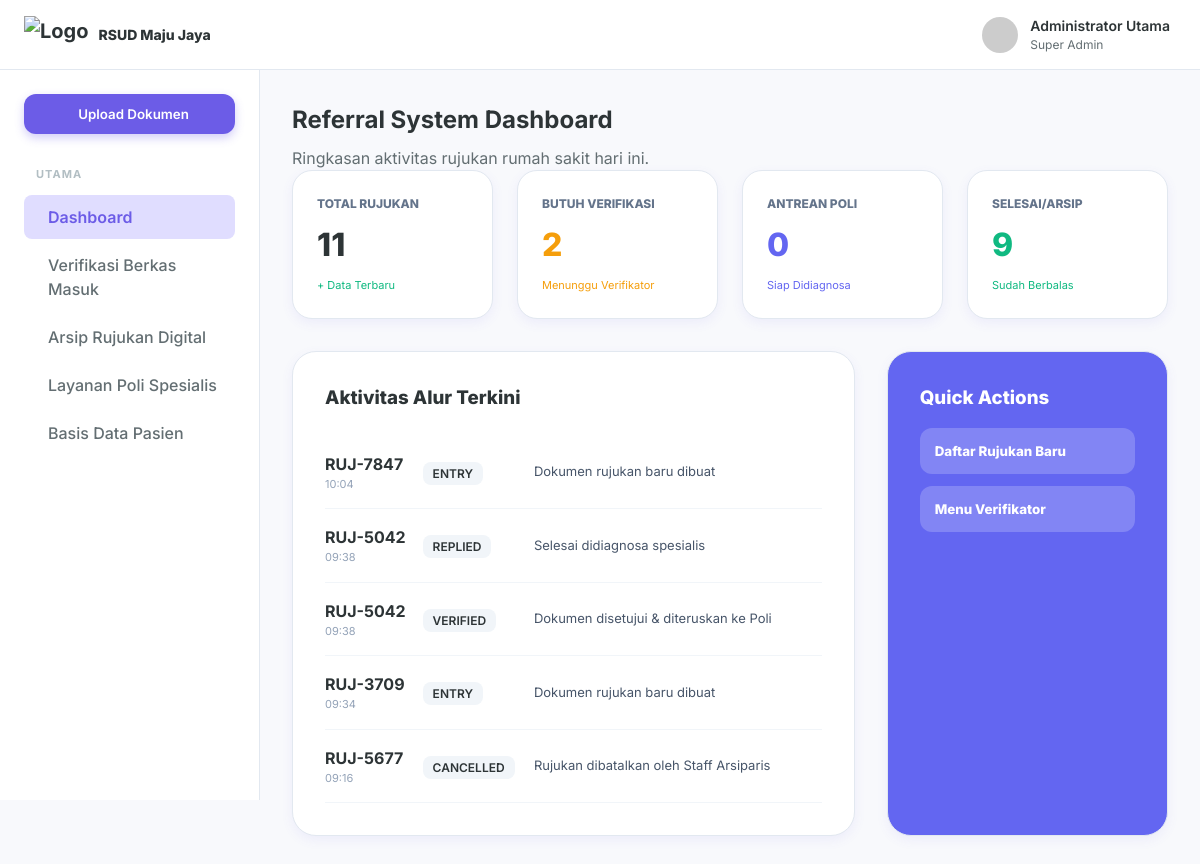
/referral_dashboard.php, run on an earlier commit of the app's database.
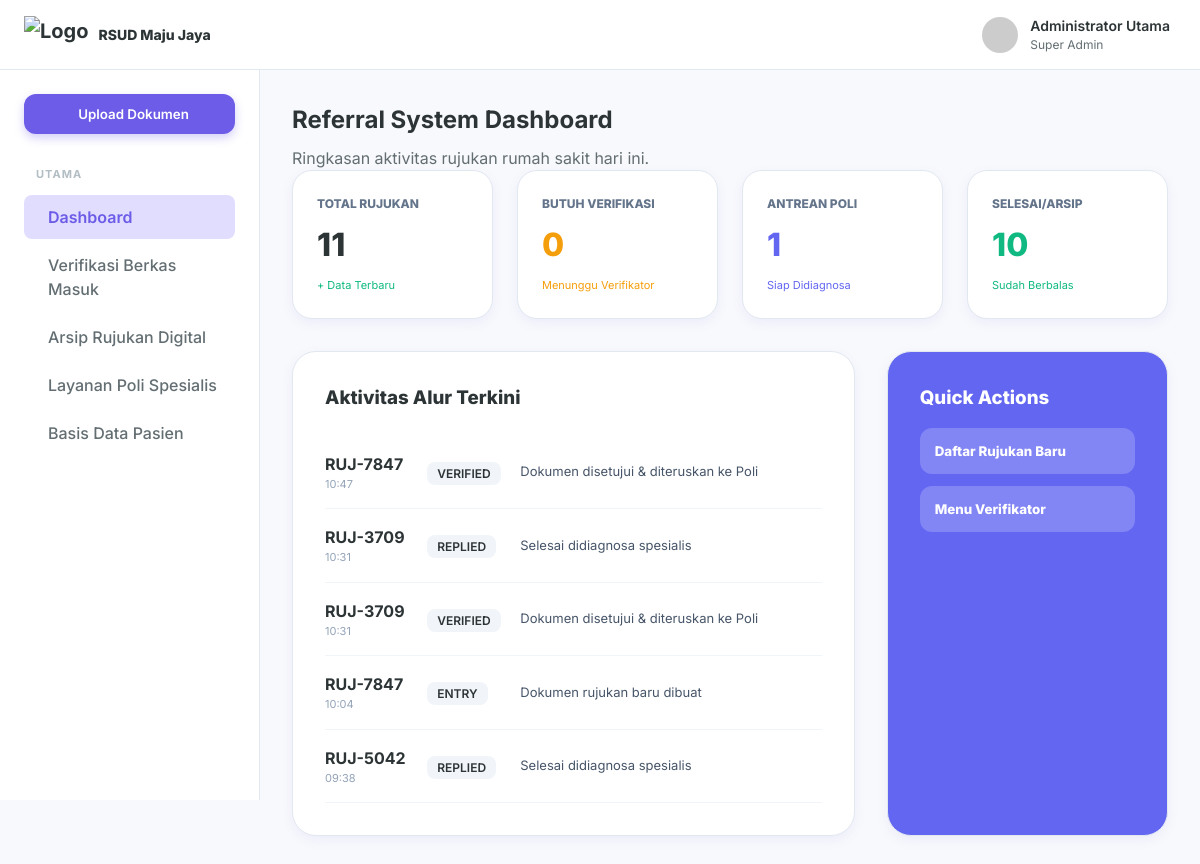
And on a later commit of the database.
### tables this page shows
CREATE TABLE referral_logs (
        id INTEGER PRIMARY KEY AUTOINCREMENT,
        referral_id TEXT,
        stage TEXT,
        action_text TEXT,
        user_name TEXT,
        action_time DATETIME DEFAULT CURRENT_TIMESTAMP,
        created_at DATETIME DEFAULT CURRENT_TIMESTAMP
    );

### config.php (called while the page is built, shortened)
<?php
$db_file = __DIR__ . '/dms_hospital.sqlite';
try {
    $pdo = new PDO("sqlite:" . $db_file);
    $pdo->setAttribute(PDO::ATTR_ERRMODE, PDO::ERRMODE_EXCEPTION);
    $pdo->setAttribute(PDO::ATTR_DEFAULT_FETCH_MODE, PDO::FETCH_ASSOC);
    class SQLiteCompatibilityLayer {
        private $pdo;
        public function __construct($pdo) {
            $this->pdo = $pdo;
        }
        public function query($sql) {
            try {
                $stmt = $this->pdo->query($sql);
                return new SQLiteResultWrapper($stmt);
            } catch (PDOException $e) {
                die("Database Error: " . $e->getMessage() . " (SQL: $sql)");
            }
        }
    }
    class SQLiteResultWrapper {
        private $data = [];
        private $index = 0;
        public function __construct($stmt) {
            $this->stmt = $stmt;
            if ($stmt) {
                $all = $this->stmt->fetchAll();
                $this->data = $all;
                $this->index = 0;
            }
        }
        public function fetch_assoc() {
            if (isset($this->data[$this->index])) {
                return $this->data[$this->index++];
            }
            return null;
        }
        public function fetch_row() {
            $row = $this->fetch_assoc();
            return $row ? array_values($row) : null;
        }
    }
    $conn = new SQLiteCompatibilityLayer($pdo);
} catch (PDOException $e) {
    die("Koneksi SQLite Gagal: " . $e->getMessage());
}

### referral_dashboard.php (the view, shortened to what this page needs)
<?php
require_once 'config.php';
$total_rujukan = $conn->query("SELECT COUNT(*) FROM referrals WHERE is_deleted = 0")->fetch_row()[0];
$antrean_poli = $conn->query("SELECT COUNT(*) FROM referrals WHERE status_flow = 'VERIFY' AND is_deleted = 0")->fetch_row()[0];
$butuh_verif = $conn->query("SELECT COUNT(*) FROM referrals WHERE status_flow = 'ENTRY' AND is_deleted = 0")->fetch_row()[0];
$terarsip = $conn->query("SELECT COUNT(*) FROM referrals WHERE status_flow = 'REPLIED' AND is_deleted = 0")->fetch_row()[0];
$logs = $conn->query("SELECT * FROM referral_logs ORDER BY created_at DESC LIMIT 5");
?>
<!DOCTYPE html>
<html lang="id">
<head>
    <link rel="stylesheet" href="styles.css">
</head>
<body>
    <div class="app-container">
        <header class="navbar">
            <div class="navbar-left">
                <div class="logo" style="display: flex; align-items: center; gap: 10px;">
                    <img src="img/logo.png" alt="Logo" style="height: 38px; width: auto; object-fit: contain;">
                    <span style="font-size: 14px; font-weight: 800;">RSUD Maju Jaya</span>
                </div>
            </div>
            <div class="navbar-right">
                <div class="user-profile">
                    <img src="https://ui-avatars.com/api/?name=Admin+RS&background=6C5CE7&color=fff&rounded=true">
                    <div class="user-info">
                        <span class="user-name">Administrator Utama</span>
                        <span class="user-role">Super Admin</span>
                    </div>
                </div>
            </div>
        </header>
        <div class="main-layout">
            <aside class="sidebar">
                <div class="sidebar-content">
                    <button class="new-doc-btn" onclick="window.location.href='referral_registration.php'"><i class="ph ph-plus"></i><span>Upload Dokumen</span></button>
                    <nav class="sidebar-menu">
                        <div class="menu-group">
                            <h3 class="menu-title">Utama</h3>
                            <ul>
                                <li class="active"><a href="referral_dashboard.php"><i class="ph ph-squares-four"></i><span>Dashboard</span></a></li>
                                <li><a href="referral_verification.php"><i class="ph ph-check-square-offset"></i><span>Verifikasi Berkas Masuk</span></a></li>
                                <li><a href="referral_explorer.php"><i class="ph ph-files"></i><span>Arsip Rujukan Digital</span></a></li>
                                <li><a href="referral_specialist.php"><i class="ph ph-stethoscope"></i><span>Layanan Poli Spesialis</span></a></li>
                                <li><a href="referral_patients.php"><i class="ph ph-users"></i><span>Basis Data Pasien</span></a></li>
                            </ul>
                        </div>
                    </nav>
                </div>
            </aside>
            <main class="content-area">
                <h1 class="page-title">Referral System Dashboard</h1>
                <p class="page-description">Ringkasan aktivitas rujukan rumah sakit hari ini.</p>
                <div class="stats-grid" style="display: grid; grid-template-columns: repeat(4, 1fr); gap: 24px; margin-bottom: 32px;">
                    <div class="card" style="padding: 24px; border-radius: 20px;">
                        <div style="color: #64748b; font-size: 12px; font-weight: 800; text-transform: uppercase;">Total Rujukan</div>
                        <div style="font-size: 32px; font-weight: 800; margin: 8px 0;"><?= $total_rujukan ?></div>
                        <div style="font-size: 11px; color: #10b981;">+ Data Terbaru</div>
                    </div>
                    <div class="card" style="padding: 24px; border-radius: 20px;">
                        <div style="color: #64748b; font-size: 12px; font-weight: 800; text-transform: uppercase;">Butuh Verifikasi</div>
                        <div style="font-size: 32px; font-weight: 800; margin: 8px 0; color: #f59e0b;"><?= $butuh_verif ?></div>
                        <div style="font-size: 11px; color: #f59e0b;">Menunggu Verifikator</div>
                    </div>
                    <div class="card" style="padding: 24px; border-radius: 20px;">
                        <div style="color: #64748b; font-size: 12px; font-weight: 800; text-transform: uppercase;">Antrean Poli</div>
                        <div style="font-size: 32px; font-weight: 800; margin: 8px 0; color: #6366f1;"><?= $antrean_poli ?></div>
                        <div style="font-size: 11px; color: #6366f1;">Siap Didiagnosa</div>
                    </div>
                    <div class="card" style="padding: 24px; border-radius: 20px;">
                        <div style="color: #64748b; font-size: 12px; font-weight: 800; text-transform: uppercase;">Selesai/Arsip</div>
                        <div style="font-size: 32px; font-weight: 800; margin: 8px 0; color: #10b981;"><?= $terarsip ?></div>
                        <div style="font-size: 11px; color: #10b981;">Sudah Berbalas</div>
                    </div>
                </div>
                <div style="display: grid; grid-template-columns: 2fr 1fr; gap: 32px;">
                    <div class="card" style="padding: 32px; border-radius: 24px;">
                        <h3 style="margin-bottom: 24px; font-weight: 800;">Aktivitas Alur Terkini</h3>
                        <table style="width: 100%; border-collapse: collapse;">
                            <?php while($log = $logs->fetch_assoc()): ?>
                            <tr style="border-bottom: 1px solid #f1f5f9;">
                                <td style="padding: 16px 0;">
                                    <div style="font-weight: 700;"><?= $log['referral_id'] ?></div>
                                    <div style="font-size: 11px; color: #94a3b8;"><?= date('H:i', strtotime($log['created_at'])) ?></div>
                                </td>
                                <td style="padding: 16px 0;">
                                    <span style="font-size: 12px; background: #f1f5f9; padding: 4px 10px; border-radius: 8px; font-weight: 600;"><?= $log['stage'] ?></span>
                                </td>
                                <td style="padding: 16px 0; font-size: 13px; color: #475569;">
                                    <?= $log['action_text'] ?>
                                </td>
                            </tr>
                            <?php endwhile; ?>
                        </table>
                    </div>
                    <div class="card" style="padding: 32px; border-radius: 24px; background: #6366f1; color: white;">
                        <h3 style="margin-bottom: 16px; font-weight: 800;">Quick Actions</h3>
                        <button onclick="window.location.href='referral_registration.php'" style="width:100%; padding:15px; border-radius:12px; border:none; background:rgba(255,255,255,0.2); color:white; font-weight:800; margin-bottom:12px; cursor:pointer; text-align:left;"><i class="ph ph-plus"></i> Daftar Rujukan Baru</button>
                        <button onclick="window.location.href='referral_verification.php'" style="width:100%; padding:15px; border-radius:12px; border:none; background:rgba(255,255,255,0.2); color:white; font-weight:800; cursor:pointer; text-align:left;"><i class="ph ph-check"></i> Menu Verifikator</button>
                    </div>
                </div>
            </main>
        </div>
    </div>
</body>
</html>

### styles.css (style rules this page uses)
:root { --primary: #6C5CE7; --primary-hover: #5A4BDE; --secondary: #A29BFE; --secondary-light: #E0DDFF; --bg-color: #F8F9FC; --card-bg: #FFFFFF; --text-main: #2D3436; --text-muted: #636E72; --text-light: #B2BEC3; --border-color: #E2E8F0; --shadow-sm: 0 1px 2px rgba(0,0,0,0.05); --shadow-md: 0 4px 12px rgba(108, 92, 231, 0.08); --shadow-lg: 0 10px 25px rgba(108, 92, 231, 0.12); --radius: 12px; --sidebar-width: 260px; --navbar-height: 70px; --transition: all 0.3s cubic-bezier(0.25, 0.8, 0.25, 1); }
* { margin: 0; padding: 0; box-sizing: border-box; }
body { font-family: 'Inter', sans-serif; background-color: var(--bg-color); color: var(--text-main); line-height: 1.5; overflow-x: hidden; }
ul { list-style: none; }
a { text-decoration: none; color: inherit; }
button { cursor: pointer; border: none; background: none; font-family: inherit; }
.app-container { display: flex; flex-direction: column; min-height: 100vh; }
.main-layout { display: flex; flex: 1; margin-top: var(--navbar-height); }
.navbar { position: fixed; top: 0; left: 0; width: 100%; height: var(--navbar-height); background-color: var(--card-bg); border-bottom: 1px solid var(--border-color); display: flex; align-items: center; justify-content: space-between; padding: 0 24px; z-index: 50; }
.navbar-left { display: flex; align-items: center; gap: 16px; width: var(--sidebar-width); }
.logo { display: flex; align-items: center; gap: 10px; font-weight: 700; font-size: 20px; color: var(--text-main); }
.navbar-right { display: flex; align-items: center; gap: 20px; }
.user-profile { display: flex; align-items: center; gap: 12px; cursor: pointer; padding: 6px; border-radius: var(--radius); transition: var(--transition); }
.user-profile img { width: 36px; height: 36px; border-radius: 50%; object-fit: cover; }
.user-info { display: flex; flex-direction: column; }
.user-name { font-weight: 600; font-size: 14px; }
.user-role { font-size: 12px; color: var(--text-muted); }
.sidebar { width: var(--sidebar-width); background-color: var(--card-bg); border-right: 1px solid var(--border-color); height: calc(100vh - var(--navbar-height)); position: fixed; top: var(--navbar-height); left: 0; transition: var(--transition); z-index: 40; }
.sidebar-content { padding: 24px; height: 100%; overflow-y: auto; }
.new-doc-btn { width: 100%; background-color: var(--primary); color: white; padding: 12px; border-radius: var(--radius); display: flex; align-items: center; justify-content: center; gap: 8px; font-weight: 600; margin-bottom: 32px; transition: var(--transition); box-shadow: 0 4px 10px rgba(108, 92, 231, 0.3); }
.menu-group { margin-bottom: 24px; }
.menu-title { font-size: 11px; text-transform: uppercase; letter-spacing: 1px; color: var(--text-light); margin-bottom: 12px; padding-left: 12px; }
.sidebar-menu ul li { margin-bottom: 4px; }
.sidebar-menu ul li a { display: flex; align-items: center; gap: 12px; padding: 10px 12px; border-radius: 8px; color: var(--text-muted); font-weight: 500; transition: var(--transition); }
.sidebar-menu ul li.active a { background-color: var(--secondary-light); color: var(--primary); font-weight: 600; }
.content-area { margin-left: var(--sidebar-width); padding: 32px; width: calc(100% - var(--sidebar-width)); transition: var(--transition); }
.page-title { font-size: 24px; font-weight: 700; margin-bottom: 8px; }
.page-description { color: var(--text-muted); }
.stats-grid { display: grid; grid-template-columns: repeat(auto-fit, minmax(240px, 1fr)); gap: 24px; margin-bottom: 32px; }
.card { background-color: var(--card-bg); border-radius: var(--radius); box-shadow: var(--shadow-md); border: 1px solid var(--border-color); padding: 24px; }

What changed in the data, as far as the page shows it:
no longer on this page (row unchanged): referral_logs: referral "RUJ-5042", created_at "09:38", stage "VERIFIED", action_text "Dokumen disetujui & diteruskan ke Poli"
no longer on this page (row unchanged): referral_logs: referral "RUJ-3709", created_at "09:34", stage "ENTRY", action_text "Dokumen rujukan baru dibuat"
no longer on this page (row unchanged): referral_logs: referral "RUJ-5677", created_at "09:16", stage "CANCELLED", action_text "Rujukan dibatalkan oleh Staff Arsiparis"
added referral_logs: referral "RUJ-7847", created_at "10:47", stage "VERIFIED", action_text "Dokumen disetujui & diteruskan ke Poli"
added referral_logs: referral "RUJ-3709", created_at "10:31", stage "REPLIED", action_text "Selesai didiagnosa spesialis"
added referral_logs: referral "RUJ-3709", created_at "10:31", stage "VERIFIED", action_text "Dokumen disetujui & diteruskan ke Poli"
Also different on the page:
$butuh_verif: "2" → "0"
$antrean_poli: "0" → "1"
$terarsip: "9" → "10"
